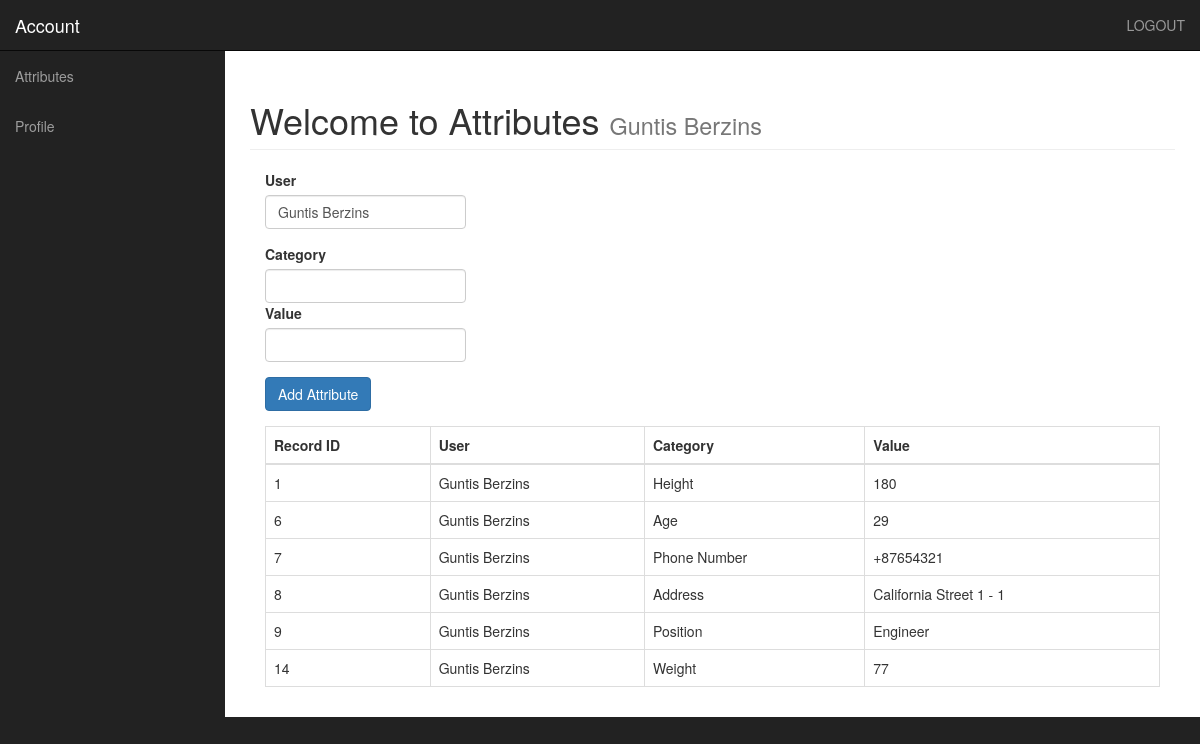
The page /magebit/attributes.php (signed in) on the database its author committed.
### tables this page shows
CREATE TABLE `attributes` (
  `record_id` int(3) NOT NULL,
  `user` varchar(255) NOT NULL,
  `category` varchar(50) NOT NULL,
  `value` varchar(50) NOT NULL
);

### magebit/functions.php (the view, shortened to what this page needs)
<?php
function findAllAttributes() {
global $connection;
    if (isset($_SESSION['user_name'])) {
        $the_user_name = $_SESSION['user_name'];
    }
    $query = "SELECT * FROM attributes WHERE user = '{$the_user_name}' ";
    $select_attributes =  mysqli_query($connection, $query);
    while($row = mysqli_fetch_assoc($select_attributes)) {
    $record_id = $row['record_id'];
    $user = $row['user'];
    $category = $row['category'];
    $value = $row['value'];
    echo "<tr>";
    echo "<td>{$record_id}</td>";
    echo "<td>{$user}</td>";
    echo "<td>{$category}</td>";
    echo "<td>{$value}</td>";
    echo "</tr>";
    }
}
?>

### magebit/includes/navigation_header.php (shortened to what this page needs)
<!DOCTYPE html>
<html lang="en">
<head>
    <link href="includes/css/bootstrap.min.css" rel="stylesheet">
    <link href="includes/css/sb-admin.css" rel="stylesheet">
</head>
<body>

### magebit/attributes.php (shortened to what this page needs)
<?php include "includes/db.php"; ?>
<?php include "functions.php"; ?>
<?php include "includes/navigation_header.php"; ?>
    <div id="wrapper">
<?php include "includes/navigation.php"; ?>
        <div id="page-wrapper">
            <div class="container-fluid">
                <div class="row">
                    <div class="col-lg-12">
                        <h1 class="page-header">
                            Welcome to Attributes
                            <small><?php echo $_SESSION['user_name']; ?></small>
                        </h1>
                        <div class="col-xs-3">
                        <form action=""method="post">
                            <div class="form-group">
                            <label for="value">User</label>
                                <input type="text" class="form-control" name="user" value="<?php echo $_SESSION['user_name'];?> ">
                            </div>
                            <label for="category">Category</label>
                                <input type="text" class="form-control" name="category">
                            <div class="form-group">
                            <label for="value">Value</label>
                                <input type="text" class="form-control" name="value">
                            </div>
                            <div class="form-group">
                                <input class="btn btn-primary" type="submit" name="submit" value="Add Attribute">
                            </div>
                        </form>
                        </div>
                        <div class="col-xs-12">
                        <table class="table table-bordered table-hover">
                            <thead>
                                <tr>
                                    <th>Record ID</th>
                                    <th>User</th>
                                    <th>Category</th>
                                    <th>Value</th>
                                </tr>
                            </thead>
                            <tbody>
<?php findAllAttributes(); ?>
                            </tbody>
                        </table>
                        </div>
                    </div>
                </div>
            </div>
        </div>
<?php include "includes/footer.php"; ?>

### magebit/includes/navigation.php (shortened to what this page needs)
<nav class="navbar navbar-inverse navbar-fixed-top" role="navigation">
            <div class="navbar-header">
                <a class="navbar-brand" href="index.php">Account</a>
            </div>
            <ul class="nav navbar-right top-nav">
            <li><a href="logout.php">LOGOUT</a></li>
            </ul>
            <div class="collapse navbar-collapse navbar-ex1-collapse">
                <ul class="nav navbar-nav side-nav">
                    <li>
                        <a href="./attributes.php"><i class="fa fa-fw fa-wrench"></i> Attributes</a>
                    </li>
                    <li>
                        <a href="profile.php"><i class="fa fa-fw fa-dashboard"></i> Profile</a>
                    </li>
                </ul>
            </div>
        </nav>

### magebit/includes/footer.php (shortened to what this page needs)
</div>
</body>
</html>

### magebit/includes/css/sb-admin.css (style rules this page uses)
body { margin-top: 100px; background-color: #222; }
@media (min-width:768px) { body { margin-top: 50px; } }
#wrapper { padding-left: 0; }
#page-wrapper { width: 100%; padding: 0; background-color: #fff; }
@media (min-width:768px) { #wrapper { padding-left: 225px; } }
@media (min-width:768px) { #page-wrapper { padding: 10px; } }
.top-nav { padding: 0 15px; }
.top-nav>li { display: inline-block; }
.top-nav>li>a { padding-top: 15px; padding-bottom: 15px; line-height: 20px; color: #999; }
@media (min-width:768px) { .side-nav { position: fixed; top: 51px; left: 225px; width: 225px; margin-left: -225px; border: none; border-radius: 0; overflow-y: auto; background-color: #222; } }
@media (min-width:768px) { .side-nav>li>a { width: 225px; } }

### rows shown on the page
attributes: record_id "1", user "Guntis Berzins", category "Height", value "180"
attributes: record_id "6", user "Guntis Berzins", category "Age", value "29"
attributes: record_id "7", user "Guntis Berzins", category "Phone Number", value "+87654321"
attributes: record_id "8", user "Guntis Berzins", category "Address", value "California Street 1 - 1"
attributes: record_id "9", user "Guntis Berzins", category "Position", value "Engineer"
attributes: record_id "14", user "Guntis Berzins", category "Weight", value "77"

### other values the page prints
$_SESSION['user_name'] "Guntis Berzins"
